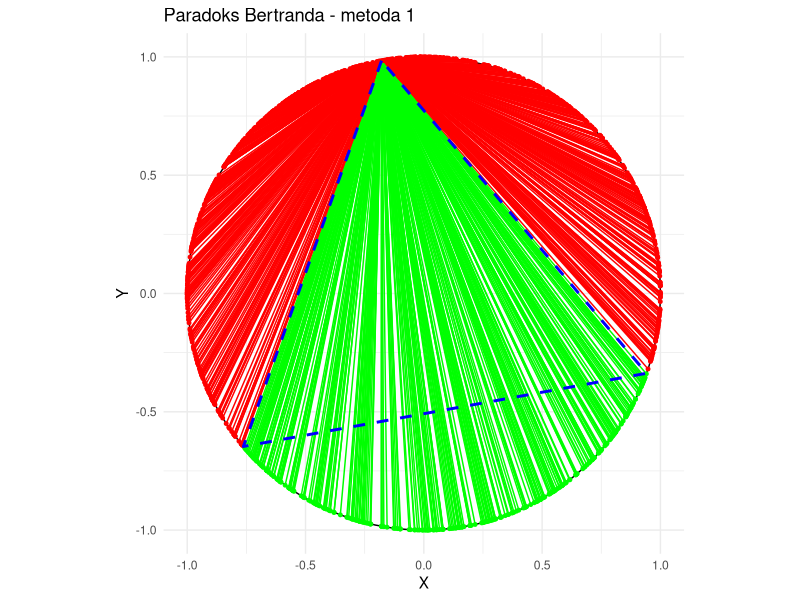

Here is the R script that generated this plot:
x0 = 0
y0 = 0
r = 1
n_chords = 1000
a = sqrt(3)
#Podejście pierwsze
phi1=2*pi*runif(n_chords, min=0, max=1)
phi2=2*pi*runif(n_chords, min=0, max=1)

x_start=x0+r*cos(phi1)
y_start=y0+r*sin(phi1)
x_end=x0+r*cos(phi2)
y_end=y0+r*sin(phi2)

chord_length = sqrt((x_start - x_end)^2 + (y_start - y_end)^2)
count_longer <- sum(chord_length > a)

p1 <- count_longer / n_chords
print(paste("Prawdopodobieństwo:", p1))

#Podejście pierwsze sposób 2

library(ggplot2)

# Parametry 
r <- 1  # Promień okręgu
n_chords <- 1000  # Liczba losowanych cięciw
a <- sqrt(3)  # Długość boku trójkąta równobocznego wpisanego w okrąg

# Ustalanie punktu początkowego P na obwodzie
alpha <- 2 * pi * runif(1)
x0 <- r * cos(alpha)
y0 <- r * sin(alpha)

triangle_alpha <- c(alpha, alpha + 2 * pi / 3, alpha - 2 * pi / 3)  # Uwzględnienie właściwej rotacji wierzchołków

triangle_points <- data.frame(
  x = r * cos(triangle_alpha),  # Pozycje x wierzchołków
  y = r * sin(triangle_alpha)   # Pozycje y wierzchołków
)

# Zamknięcie trójkąta (powrót do pierwszego wierzchołka)
triangle_points <- rbind(triangle_points, triangle_points[1, ])

count_longer <- 0

# Dane do wizualizacji
points <- data.frame(x = numeric(), y = numeric(), chord_color = character())
chords <- data.frame(x_start = numeric(), y_start = numeric(),
                     x_end = numeric(), y_end = numeric(), chord_color = character())

# Generowanie cięciw
for (i in 1:n_chords) {
  alpha <- 2 * pi * runif(1)
  x <- r * cos(alpha)
  y <- r * sin(alpha)
  chord_length <- sqrt((x0 - x)^2 + (y0 - y)^2)
  
  # Sprawdzenie długości cięciwy
  if (chord_length > a) {
    chord_color <- "green"
    count_longer <- count_longer + 1
  } else {
    chord_color <- "red"
  }
  
  # Dodawanie danych do wizualizacji
  points <- rbind(points, data.frame(x = x, y = y, chord_color = chord_color))
  chords <- rbind(chords, data.frame(x_start = x0, y_start = y0, 
                                     x_end = x, y_end = y, chord_color = chord_color))
}

# Obliczenie prawdopodobieństwa
p1 <- count_longer / n_chords
cat(sprintf("Prawdopodobieństwo: %.3f\n", p1))

# Okrąg
circle_points <- data.frame(
  x = r * cos(seq(0, 2 * pi, length.out = 100)),
  y = r * sin(seq(0, 2 * pi, length.out = 100))
)

ggplot() +
  geom_path(data = circle_points, aes(x = x, y = y), color = "black") +  # Okrąg
  geom_segment(data = chords, aes(x = x_start, y = y_start, xend = x_end, yend = y_end, color = chord_color), size = 0.5) +  # Cięciwy
  geom_point(data = points, aes(x = x, y = y, color = chord_color), size = 1) +  # Punkty na obwodzie
  geom_polygon(data = triangle_points, aes(x = x, y = y), fill = NA, color = "blue", linetype = "dashed", size = 1) +  # Trójkąt
  scale_color_manual(values = c("green" = "green", "red" = "red")) +
  theme_minimal() +
  coord_equal() +
  labs(title = "Paradoks Bertranda - metoda 1", x = "X", y = "Y") +
  theme(legend.position = "none")




